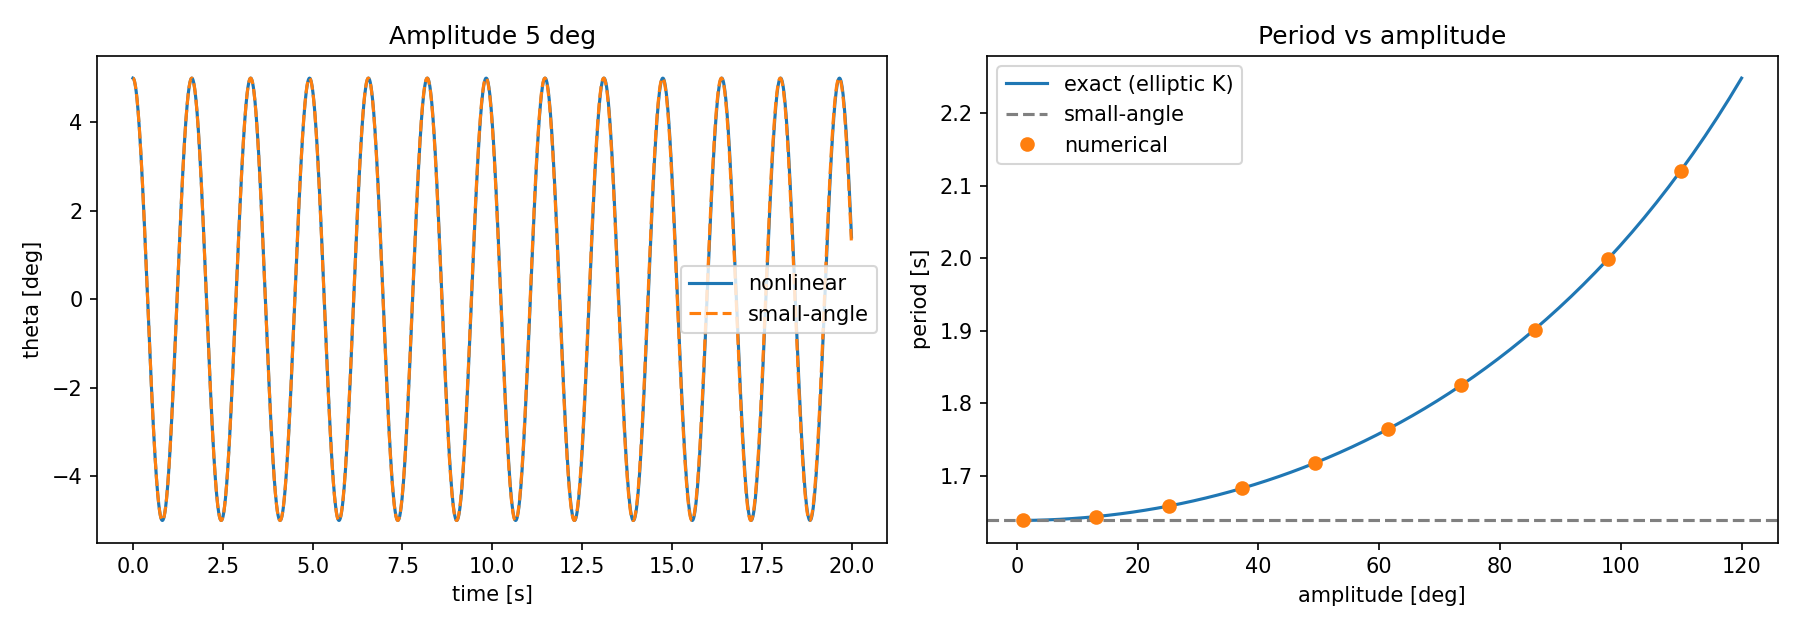

This figure's Python source:
"""Compound (physical) pendulum: nonlinear vs small-angle solution.

Equation of motion (from the Lagrangian L = 1/2 I thetadot^2 + m g d cos(theta)):
    I * theta'' = -m g d sin(theta)

Usage:
    python pendulum.py                       # uniform rod, pivoted at one end
    python pendulum.py --tracker data.csv    # overlay Tracker data (columns: t [s], theta [deg])
"""
import argparse

import matplotlib.pyplot as plt
import numpy as np
from scipy.integrate import solve_ivp
from scipy.special import ellipk

G = 9.81  # m/s^2


def rod_about_end(mass, length):
    """Return (d, I) for a uniform rod pivoted at one end."""
    return length / 2.0, mass * length**2 / 3.0


def solve(theta0, mass, d, inertia, t_end, linear=False, n_points=4000):
    """Integrate the pendulum from rest at angle theta0 (radians)."""
    restoring = (lambda th: th) if linear else np.sin

    def rhs(_, y):
        return [y[1], -mass * G * d / inertia * restoring(y[0])]

    t = np.linspace(0.0, t_end, n_points)
    sol = solve_ivp(rhs, (0, t_end), [theta0, 0.0], t_eval=t, rtol=1e-10, atol=1e-12)
    return sol.t, sol.y[0]


def small_angle_period(mass, d, inertia):
    return 2 * np.pi * np.sqrt(inertia / (mass * G * d))


def exact_period(theta0, mass, d, inertia):
    """Exact period for amplitude theta0, via the complete elliptic integral K."""
    return small_angle_period(mass, d, inertia) * 2 / np.pi * ellipk(np.sin(theta0 / 2) ** 2)


def measured_period(t, theta):
    """Period from successive upward zero crossings (linear interpolation)."""
    idx = np.where((theta[:-1] < 0) & (theta[1:] >= 0))[0]
    crossings = t[idx] - theta[idx] * (t[idx + 1] - t[idx]) / (theta[idx + 1] - theta[idx])
    return np.mean(np.diff(crossings))


def main():
    ap = argparse.ArgumentParser()
    ap.add_argument("--mass", type=float, default=1.175, help="kg")
    ap.add_argument("--length", type=float, default=1.0, help="rod length, m")
    ap.add_argument("--amplitude", type=float, default=5.0, help="initial angle, deg")
    ap.add_argument("--t-end", type=float, default=20.0)
    ap.add_argument("--tracker", help="CSV with columns t [s], theta [deg]")
    ap.add_argument("--out", default="pendulum.png")
    a = ap.parse_args()

    d, inertia = rod_about_end(a.mass, a.length)
    th0 = np.radians(a.amplitude)
    t, th_nl = solve(th0, a.mass, d, inertia, a.t_end)
    _, th_lin = solve(th0, a.mass, d, inertia, a.t_end, linear=True)

    t_small = small_angle_period(a.mass, d, inertia)
    t_exact = exact_period(th0, a.mass, d, inertia)
    t_num = measured_period(t, th_nl)
    print(f"small-angle period : {t_small:.5f} s")
    print(f"exact (elliptic)   : {t_exact:.5f} s")
    print(f"numerical (nonlin) : {t_num:.5f} s   (error vs exact: {abs(t_num - t_exact) / t_exact:.2e})")

    fig, (ax1, ax2) = plt.subplots(1, 2, figsize=(12, 4.2))
    ax1.plot(t, np.degrees(th_nl), label="nonlinear")
    ax1.plot(t, np.degrees(th_lin), "--", label="small-angle")
    if a.tracker:
        data = np.loadtxt(a.tracker, delimiter=",", skiprows=1)
        ax1.plot(data[:, 0], data[:, 1], "k.", ms=3, label="Tracker")
        model = np.degrees(np.interp(data[:, 0], t, th_nl))
        print(f"RMS error vs Tracker: {np.sqrt(np.mean((model - data[:, 1]) ** 2)):.3f} deg")
    ax1.set(xlabel="time [s]", ylabel="theta [deg]", title=f"Amplitude {a.amplitude:g} deg")
    ax1.legend()

    amps = np.radians(np.linspace(1, 120, 60))
    ax2.plot(np.degrees(amps), [exact_period(x, a.mass, d, inertia) for x in amps], label="exact (elliptic K)")
    ax2.axhline(t_small, color="gray", ls="--", label="small-angle")
    num = [measured_period(*solve(x, a.mass, d, inertia, 40.0)) for x in amps[::6]]
    ax2.plot(np.degrees(amps[::6]), num, "o", label="numerical")
    ax2.set(xlabel="amplitude [deg]", ylabel="period [s]", title="Period vs amplitude")
    ax2.legend()
    fig.tight_layout()
    fig.savefig(a.out, dpi=150)


if __name__ == "__main__":
    main()
